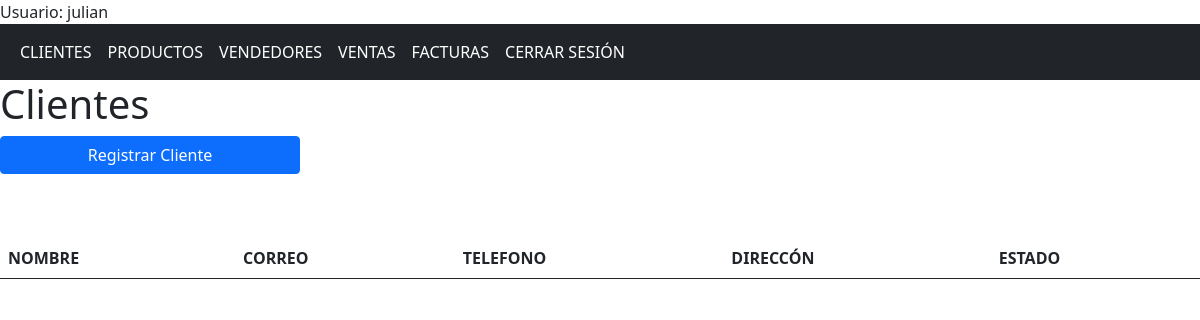
Before: /clientes (signed in) with the older database file.
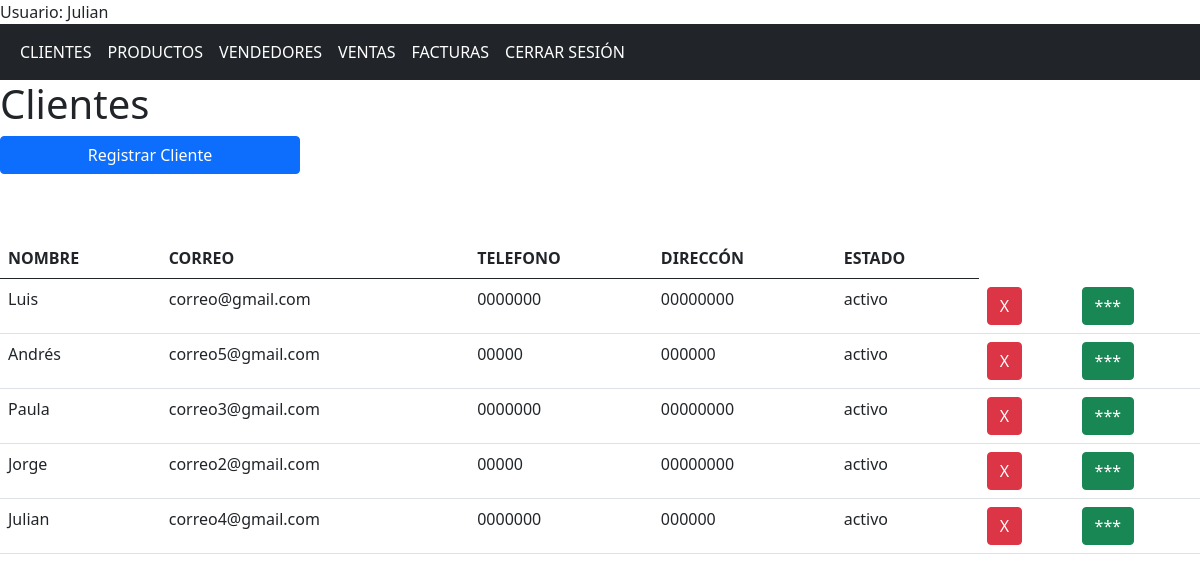
After: the same page with the newer database file.
### app/models/models.py (models this page shows, shortened)
class Usuario(db.Model, UserMixin):
    id = db.Column(db.Integer, primary_key = True)
    nombre = db.Column(db.String(150), nullable = False)
    correo = db.Column(db.String(150), nullable = False, unique = True)
    contrasena = db.Column(db.String(150), nullable = False)

class Cliente(db.Model):
    id = db.Column(db.Integer, primary_key = True)
    nombre = db.Column(db.String(150), nullable = False)
    direccion = db.Column(db.String(150), nullable = False)
    telefono = db.Column(db.String(15), nullable = False)
    correo = db.Column(db.String(150), nullable = False, unique = True)
    tipo_cliente = db.Column(db.String(20), nullable = False)
    estado = db.Column(db.String(25), nullable = False)
    compras = db.relationship('Compra', backref = 'cliente', cascade="all, delete")
    facturas = db.relationship('Factura', backref ='cliente', cascade="all, delete")

### app/controllers/nav.py (the view)
@nav.route('/clientes')
@login_required
def clientes():
    clientes = Cliente.query.all()
    return render_template('clientes.html', clientes = clientes)

### app/templates/clientes.html (shortened to what this page needs)
{% extends "base.html" %}
{% block contenido %}
    <div class="row">
        <h1>Clientes</h1>
    </div>
    <button class=" btn btn-primary col-sm-3 mb-3" id="registrar">Registrar Cliente</button>
    <div class="row mt-5">
    <div class="col">
        <table class="table table-hover">
            <tr>
                <th>NOMBRE</th>
                <th>CORREO</th>
                <th>TELEFONO</th>
                <th>DIRECCÓN</th>
                <th>ESTADO</th>
            </tr>
            <tbody id="tbody">
                {% for cliente in clientes%}
                <tr>
                    <td>{{cliente.nombre}}</td>
                    <td>{{cliente.correo}}</td>
                    <td>{{cliente.telefono}}</td>
                    <td>{{cliente.direccion}}</td>
                    <td>{{cliente.estado}}</td>
                    <form action="{{url_for('cliente.eliminar_cliente')}}" method="post">
                        <td><button class="btn btn-danger" name="id" value="{{cliente.id}}" type="submit">X</button></td>
                        <td><button class="btn btn-success boton_info" name="info" value="{{cliente.id}}" type="button">***</button></td>
                    </form>
                </tr>
                {% endfor%}
            </tbody>
        </table>
    </div>
    </div>
{% endblock %}

### app/templates/base.html (shortened to what this page needs)
<!DOCTYPE html>
<html lang="en">
<head>
    <link href="https://cdn.jsdelivr.net/npm/bootstrap@5.0.2/dist/css/bootstrap.min.css" rel="stylesheet">
    <link rel="stylesheet" href="{{ url_for('static', filename='css/styles.css') }}">
</head>
<body>
    {% if current_user.is_authenticated %}
    <div>Usuario: {{ current_user.nombre }}</div>
    {% endif %}
    <nav class="navbar navbar-expand-sm bg-dark navbar-dark">
        <div class="container-fluid">
            <ul class="navbar-nav">
                {% if current_user.is_authenticated %}
                <li class="nav-item">
                    <a class="nav-link active" href="{{url_for('nav.clientes')}}"> CLIENTES</a>
                </li>
                <li class="nav-item">
                    <a class="nav-link active" href="{{url_for('nav.productos')}}">PRODUCTOS</a>
                </li>
                <li class="nav-item">
                    <a class="nav-link active" href="{{url_for('nav.vendedores')}}">VENDEDORES</a>
                </li>
                <li class="nav-item">
                    <a class="nav-link active" href="{{url_for('nav.compras')}}">VENTAS</a>
                </li>
                <li class="nav-item">
                    <a class="nav-link active" href="{{url_for('nav.facturas')}}">FACTURAS</a>
                </li>
                <li class="nav-item">
                    <a class="nav-link active" href="{{url_for('aut.logout')}}">CERRAR SESIÓN</a>
                </li>
                {% endif %}
            </ul>
        </div>
    </nav>
    {%block contenido%}{%endblock%}
</body>
</html>

Changed rows visible on the page:
changed Usuario: nombre "julian" → "Julian"
added Cliente: nombre "Luis", correo "correo@gmail.com", telefono "0000000", direccion "00000000", estado "activo", {{ cliente.id }} 1 (drawn)
added Cliente: nombre "Andrés", correo "correo5@gmail.com", telefono "00000", direccion "000000", estado "activo", {{ cliente.id }} 2 (drawn)
added Cliente: nombre "Paula", correo "correo3@gmail.com", telefono "0000000", direccion "00000000", estado "activo", {{ cliente.id }} 3 (drawn)
added Cliente: nombre "Jorge", correo "correo2@gmail.com", telefono "00000", direccion "00000000", estado "activo", {{ cliente.id }} 4 (drawn)
added Cliente: nombre "Julian", correo "correo4@gmail.com", telefono "0000000", direccion "000000", estado "activo", {{ cliente.id }} 5 (drawn)
